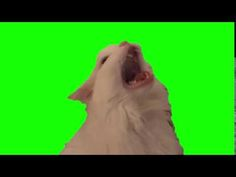
#> input picture k2/cat.jpg, 236 x 177 px
$ jupyter execute 'Лупу л2.ipynb'
#> lines starting #> are read from the running program, lines starting #| are printed output that depends on the picture; after the words box and inside, x2 and y2 are one past the last pixel; in counts of white or black regions, pixels touching at a corner belong together
#Задача зеленого экрана, морфология

Задание:

1. Найти и скачать изображение с объектом на зеленом фоне

2. Создать маску объекта

3. Улучшить маску, работая над морфологией

4. Прикрепить результат к заданию

#Маска обьекта

[cell 1]
import numpy as np
import matplotlib
from matplotlib import pyplot as plt
from skimage import io
from PIL import Image

[cell 2]
img = Image.open('cat.jpg')
#> img is the input picture: PIL image 236x177 RGB; mean R, G, B 43.9, 158.9, 24.8
arr = np.asarray(img, dtype='uint8')
itog = arr.copy()

[cell 3]
io.imshow(itog)

[cell 4]
constant=120
for i in range(len(itog)):
    for j in range(len(itog[0])):
        if itog[i][j][0] + itog[i][j][2] + constant <=itog[i][j][1] and itog[i][j][1]>200:
            itog[i][j][0] = 0
            itog[i][j][1] = 0
            itog[i][j][2] = 0
        else:
            itog[i][j][0] = 255
            itog[i][j][1] = 255
            itog[i][j][2] = 255
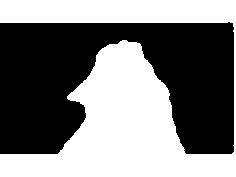
#> itog: shape (177, 236, 3); 48.8% white; 1 white region, box (x1, y1, x2, y2) and area: (0, 0, 236, 177) 20380

io.imshow(itog)

#Морфология

[cell 5]
for i in range(len(itog)):
    for j in range(len(itog[0])):
        if itog[i][j][0] == 0:
          if j !=len(itog[0])-1 and i != len(itog)-1 and j-1>=0 and i-1>=0:
            if itog[i][j-1][0]==255 and itog[i-1][j][0]==255:
              t=0
              k=1
              h=0
              w=0
              while t==0 and j+k >=0:
                if j+k<len(itog[0])-1:
                  if itog[i][j+k][0]==255:
                    h=1
                if i+k<len(itog)-1:
                  if itog[i+k][j][0]==255:
                    w=1
                if w==1 and h==1:
                  t=1
                  break
                if j+k>=len(itog[0])-1 and i+k>=len(itog)-1:
                  t=1
                  break
                else:
                  k+=1
              if h==1 and w==1:
                itog[i][j][0] = 255
                itog[i][j][1] = 255
                itog[i][j][2] = 255
#> itog: shape (177, 236, 3); 48.8% white; 1 white region, box (x1, y1, x2, y2) and area: (0, 0, 236, 177) 20387
io.imshow(itog)
